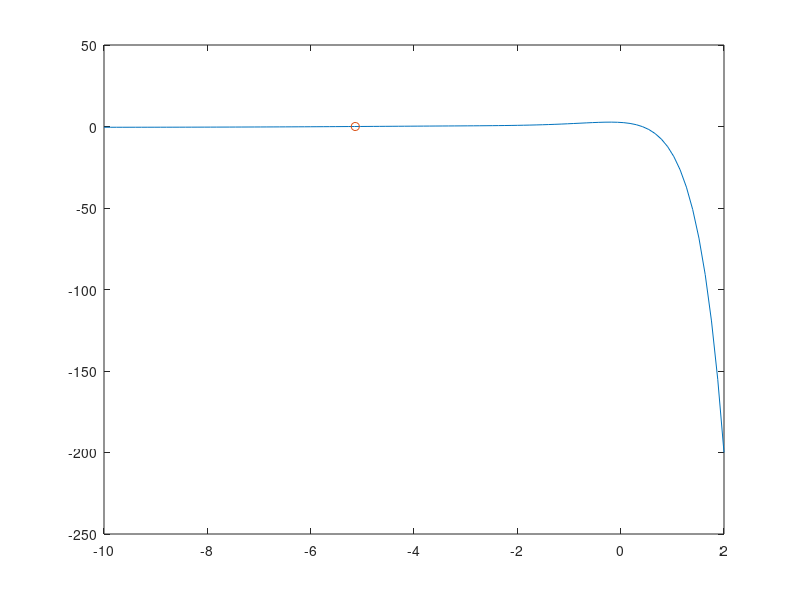

MATLAB code for this plot:
clear;close all;clc
f = @(x) exp(x).*(-x.^3 -5*x +8);
df = @(x) -exp(x).*(-3 + 5*x + 3*x.^2 + x.^3) - 1/2
xx = linspace(-10,2)

plot(xx,df(xx))
hold on
fzero(df,-4)

plot(-5.1362,df(-5.1362),'o')